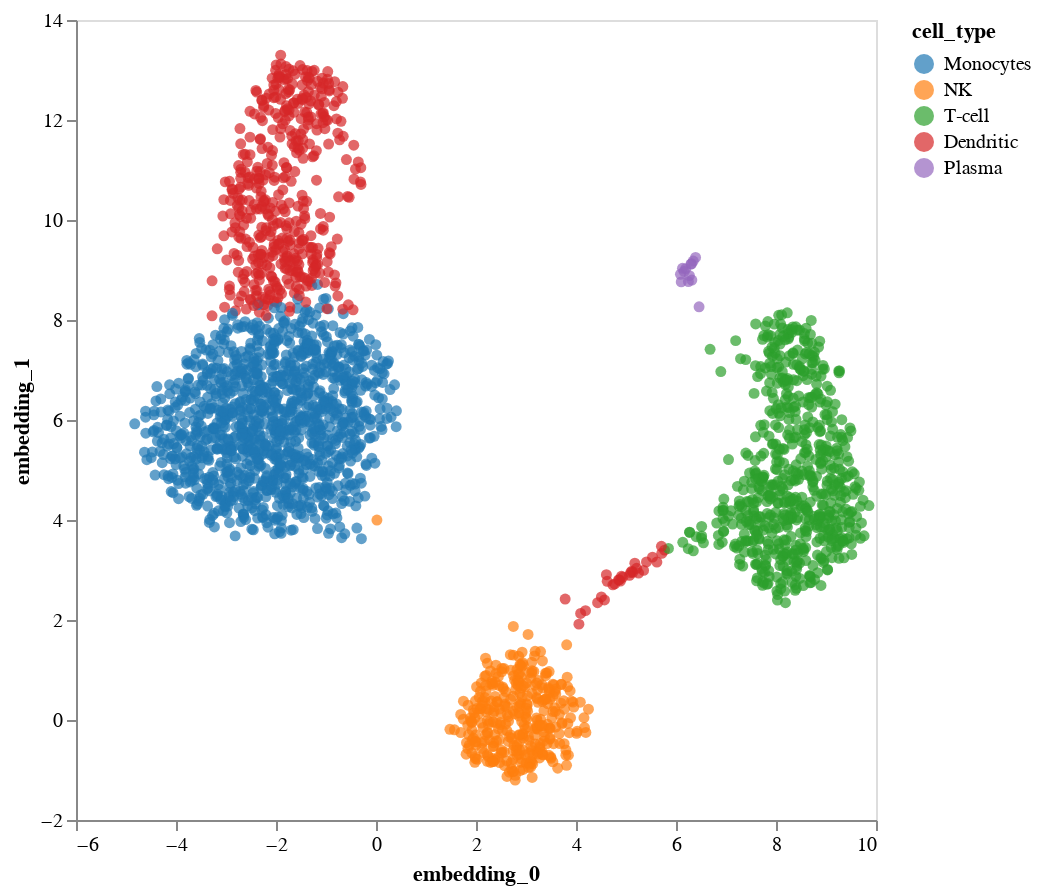

Notebook cell for this chart:
### Markdown cell above
Before we do anything interactive, let's build some intuition about these outputs using some static visualizations. Our first is a plot is just a scatter pot of the UMAP embeddings. We see some clear structure that differentiates between different types of blood cells. The question is -- how reliable are these embeddings for making specific distance comparisons? From the raw output, we had no idea about house distances might be stretched or compressed locally, or whether distances between clusters accurately preserve the distances observed in the original high-dimensional data.

### Code cell
import altair as alt

sort_order = ["Monocytes", "NK", "T-cell", "Dendritic", "Plasma", "B-cell", "Other"]
alt.Chart(embedding).mark_circle().encode(
    x=alt.X("embedding_0"),
    y=alt.Y("embedding_1"),
    color=alt.Color("cell_type", sort=sort_order).scale(scheme="category10")
).properties(width=400, height=400)\
 .configure_axis(grid=False)

### Figure 1 — Vega-Lite specification as saved in the notebook (floating-point values rounded to 4 significant figures; data arrays with more than 128 entries replaced by an {"elided": "..."} marker saying what was removed)
{"config": {"view": {"continuousWidth": 300, "continuousHeight": 300}, "axis": {"grid": false}}, "data": {"name": "data-b0aa2dca544432dd7ab482ffdddc41ab"}, "mark": {"type": "circle"}, "encoding": {"color": {"field": "cell_type", "scale": {"scheme": "category10"}, "sort": ["Monocytes", "NK", "T-cell", "Dendritic", "Plasma", "B-cell", "Other"], "type": "nominal"}, "x": {"field": "embedding_0", "type": "quantitative"}, "y": {"field": "embedding_1", "type": "quantitative"}}, "height": 400, "width": 400, "$schema": "https://vega.github.io/schema/vega-lite/v5.20.1.json", "datasets": {"data-b0aa2dca544432dd7ab482ffdddc41ab": {"elided": "2638 records"}}}
